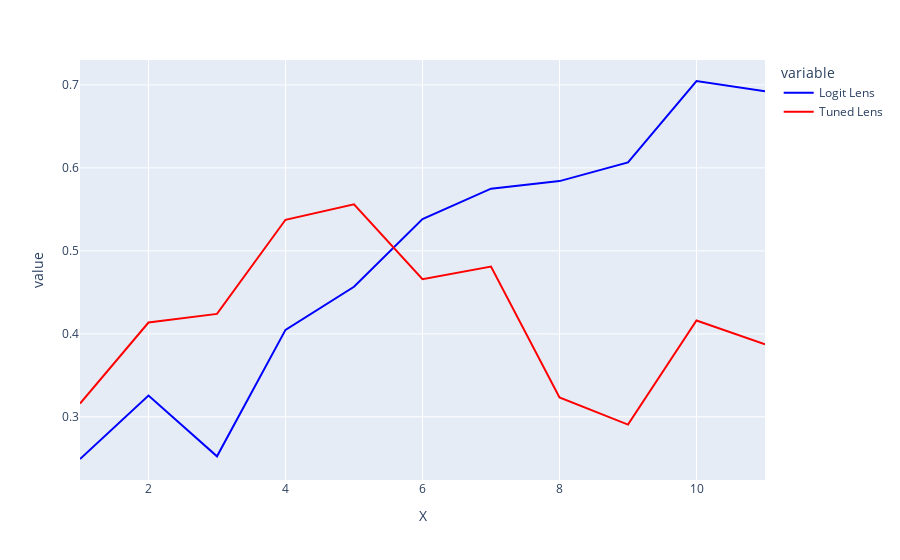

Notebook code for this chart:
### Code cell
import torch
import plotly.express as px

# Create PyTorch tensors
tensor1 = torch.mean(simil_logit_lens, dim = 0)
tensor2 = torch.mean(simil_tuned_lens, dim = 0)

# Create a DataFrame with the data
import pandas as pd
df = pd.DataFrame({
    'X': range(1, len(tensor1) + 1),
    'Logit Lens': tensor1.cpu().detach().numpy(),
    'Tuned Lens': tensor2.cpu().detach().numpy()
})

# Plot the lines with color
fig = px.line(df, x='X', y=['Logit Lens', 'Tuned Lens'], color_discrete_map={'Logit Lens': 'blue', 'Tuned Lens': 'red'})

# Show the plot
fig.show()

### Figure 1 — Plotly figure (JSON) as saved in the notebook; plotly's stock layout.template omitted (floating-point values rounded to 4 significant figures)
{"data": [{"hovertemplate": "variable=Logit Lens<br>X=%{x}<br>value=%{y}<extra></extra>", "legendgroup": "Logit Lens", "line": {"color": "blue", "dash": "solid"}, "marker": {"symbol": "circle"}, "mode": "lines", "name": "Logit Lens", "orientation": "v", "showlegend": true, "type": "scatter", "x": [1, 2, 3, 4, 5, 6, 7, 8, 9, 10, 11], "xaxis": "x", "y": [0.2492, 0.3257, 0.2524, 0.4048, 0.4568, 0.5383, 0.575, 0.5841, 0.6066, 0.7048, 0.6924], "yaxis": "y"}, {"hovertemplate": "variable=Tuned Lens<br>X=%{x}<br>value=%{y}<extra></extra>", "legendgroup": "Tuned Lens", "line": {"color": "red", "dash": "solid"}, "marker": {"symbol": "circle"}, "mode": "lines", "name": "Tuned Lens", "orientation": "v", "showlegend": true, "type": "scatter", "x": [1, 2, 3, 4, 5, 6, 7, 8, 9, 10, 11], "xaxis": "x", "y": [0.316, 0.4137, 0.4241, 0.5375, 0.5561, 0.4659, 0.4811, 0.3233, 0.2907, 0.4162, 0.3874], "yaxis": "y"}], "layout": {"legend": {"title": {"text": "variable"}, "tracegroupgap": 0}, "margin": {"t": 60}, "xaxis": {"anchor": "y", "domain": [0, 1], "title": {"text": "X"}}, "yaxis": {"anchor": "x", "domain": [0, 1], "title": {"text": "value"}}}}
